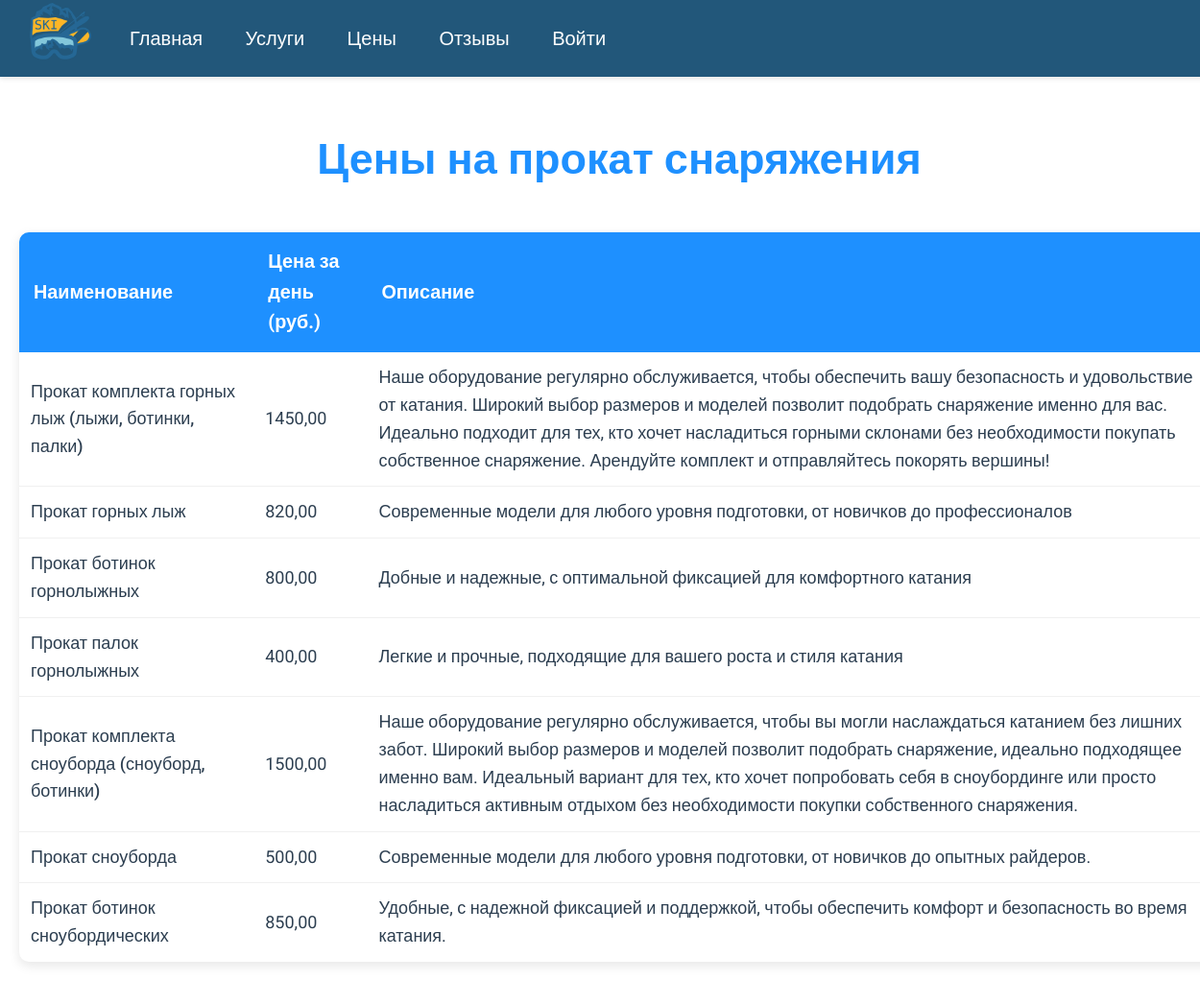
The page /pricing/ on the database its author committed.
### core/models.py (models this page shows, shortened)
class Equipment(models.Model):
    name = models.CharField(max_length=100, verbose_name="Название")
    description = models.TextField(verbose_name="Описание")
    price_per_day = models.DecimalField(
        max_digits=10,
        decimal_places=2,
        validators=[MinValueValidator(0)],
        verbose_name="Цена за день"
    )
    available = models.BooleanField(default=True, verbose_name="Доступно")
    class Meta:
        verbose_name = "Снаряжение"
        verbose_name_plural = "Снаряжение"

### core/views.py (the view)
# urls.py: path('pricing/', views.PricingView.as_view(), name='pricing'),
class PricingView(ListView):
    model = Equipment
    template_name = 'pricing.html'
    context_object_name = 'equipment'

### core/templates/pricing.html (shortened to what this page needs)
{% extends 'base.html' %}
{% block content %}
<div class="container">
    <h1>Цены на прокат снаряжения</h1>
    <table class="equipment-table">
        <thead>
            <tr>
                <th>Наименование</th>
                <th>Цена за день (руб.)</th>
                <th>Описание</th>
            </tr>
        </thead>
        <tbody>
            {% for item in equipment %}
                <tr>
                    <td>{{ item.name }}</td>
                    <td>{{ item.price_per_day }}</td>
                    <td>{{ item.description }}</td>
                </tr>
            {% endfor %}
        </tbody>
    </table>
</div>
{% endblock %}

### core/static/css/style.css (style rules this page uses)
body { font-family: 'Roboto', sans-serif; margin: 0; padding: 0; background-color: #22577a; color: #333; font-size: 18px; }

### core/templates/pricing.html (style rules this page uses)
body { font-family: 'Roboto', sans-serif; margin: 0; padding: 0; background-color: white; color: #343a40; line-height: 1.6; }
.container { width: 100%; max-width: 1800px; margin: 0 auto; padding: 20px; margin-top: 80px; display: flex; flex-direction: column; align-items: center; }
.equipment-table { width: 100%; border-collapse: collapse; box-shadow: 0 4px 12px rgba(0, 0, 0, 0.1); border-radius: 10px; overflow: hidden; background-color: white; margin-top: 20px; }
.equipment-table thead { background-color: #1e90ff; color: white; }
.equipment-table th { padding: 15px; text-align: left; font-size: 1.1em; font-weight: 700; }
.equipment-table tbody tr { border-bottom: 1px solid #f0f0f0; transition: background-color 0.3s ease; }
.equipment-table td { padding: 12px; font-size: 1em; color: #2c3e50; }
.equipment-table td:first-child { font-weight: 500; }
.equipment-table tbody tr:last-child { border-bottom: none; }
h1 { color: #1e90ff; text-align: center; margin-bottom: 20px; font-size: 2.5em; font-weight: 700; }

### rows shown on the page
Equipment: name "Прокат комплекта горных лыж (лыжи, ботинки, палки)", price_per_day "1450,00", description "Наше оборудование регулярно обслуживается, чтобы обеспечить вашу безопасность и удовольствие от катания. Широкий выбор размеров и моделей позволит подобрать снаряжение именно для вас. Идеально подходит для тех, кто хочет насладиться горными склонами без необходимости покупать собственное снаряжение. Арендуйте комплект и отправляйтесь покорять вершины!"
Equipment: name "Прокат горных лыж", price_per_day "820,00", description "Современные модели для любого уровня подготовки, от новичков до профессионалов"
Equipment: name "Прокат ботинок горнолыжных", price_per_day "800,00", description "Добные и надежные, с оптимальной фиксацией для комфортного катания"
Equipment: name "Прокат палок горнолыжных", price_per_day "400,00", description "Легкие и прочные, подходящие для вашего роста и стиля катания"
Equipment: name "Прокат комплекта сноуборда (сноуборд, ботинки)", price_per_day "1500,00", description "Наше оборудование регулярно обслуживается, чтобы вы могли наслаждаться катанием без лишних забот. Широкий выбор размеров и моделей позволит подобрать снаряжение, идеально подходящее именно вам. Идеальный вариант для тех, кто хочет попробовать себя в сноубординге или просто насладиться активным отдыхом без необходимости покупки собственного снаряжения."
Equipment: name "Прокат сноуборда", price_per_day "500,00", description "Современные модели для любого уровня подготовки, от новичков до опытных райдеров."
Equipment: name "Прокат ботинок сноубордических", price_per_day "850,00", description "Удобные, с надежной фиксацией и поддержкой, чтобы обеспечить комфорт и безопасность во время катания."
